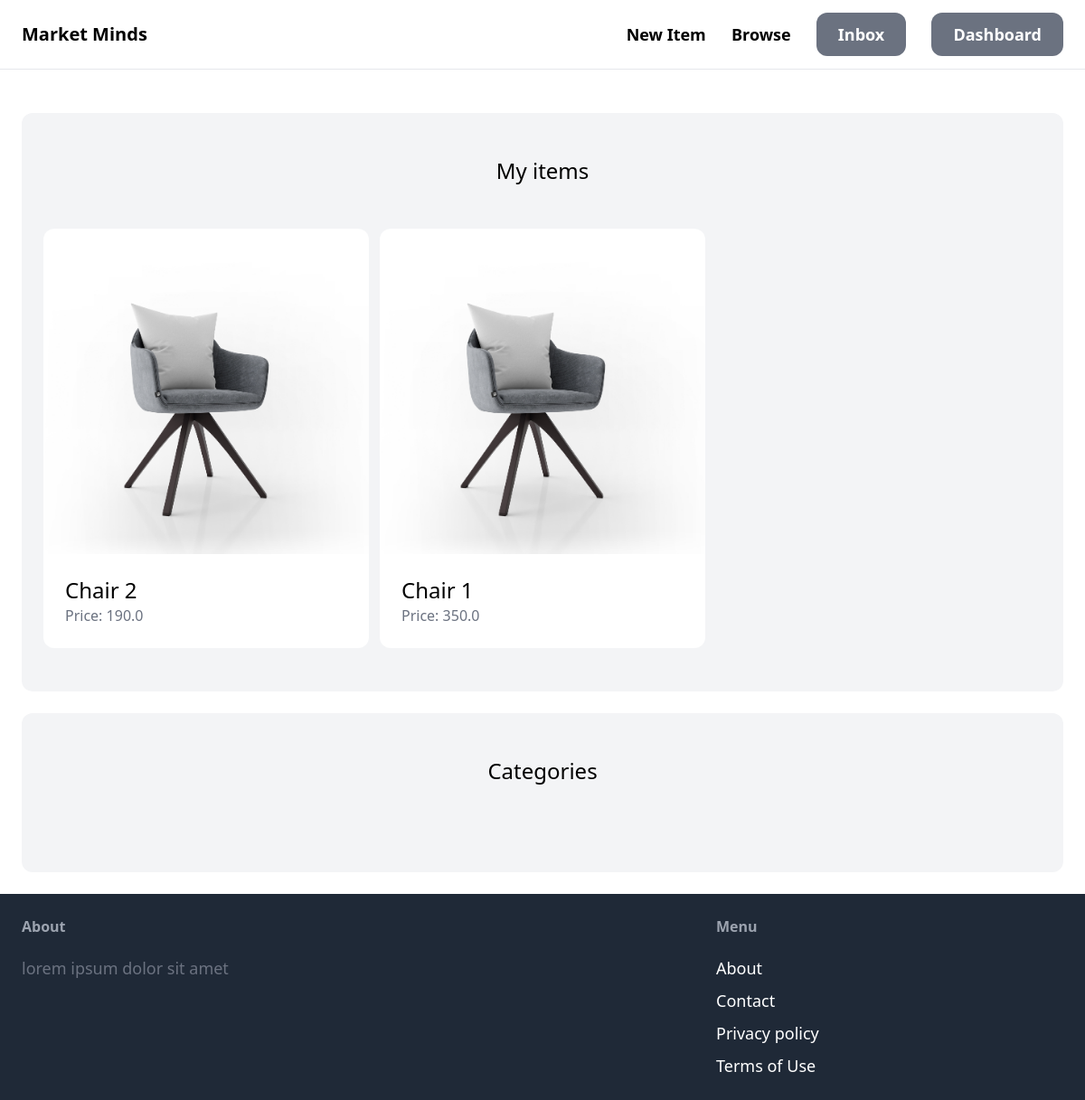
The page /dashboard/ (signed in) on the database its author committed.
### item/models.py (models this page shows, shortened)
class Item(models.Model):
    category = models.ForeignKey(Category, related_name='items', on_delete=models.CASCADE)
    name = models.CharField(max_length=255)
    description = models.TextField(blank=True, null=True)
    price = models.FloatField()
    image = models.ImageField(upload_to='item_images', blank=True, null=True)
    is_sold = models.BooleanField(default=False)
    created_by = models.ForeignKey(User, related_name='items', on_delete=models.CASCADE)
    created_at = models.DateTimeField(auto_now_add=True)

### dashboard/views.py (the view)
# urls.py: path('', views.index, name='index'),
@login_required
def index(request):
    items = Item.objects.filter(created_by=request.user)
    return render(request, 'dashboard/index.html',{
        'items': items,
    })

### dashboard/templates/dashboard/index.html (shortened to what this page needs)
{%extends 'core/base.html'%}
{% block content %}
    <div class="mt-6 px-6 py-12 bg-gray-100 rounded-xl">
        <h2 class="mb-12 text-2xl text-center">My items</h2>
        <div class="grid grid-cols-3 gap-3">
            {% for item in items %}
                <div>
                    <a href="{% url 'item:detail' item.id %}">
                        <div>
                            <img src="{{ item.image.url }}" class="rounded-t-xl">
                        </div>
                        <div class="p-6 bg-white rounded-b-xl">
                            <h2 class="text-2xl">{{ item.name }}</h2>
                            <p class="text-gray-500">Price: {{ item.price }}</p>
                        </div>
                    </a>
                </div>
            {% endfor %}
        </div>
    </div>
    <div class="mt-6 px-6 py-12 bg-gray-100 rounded-xl">
        <h2 class="mb-12 text-2xl text-center">Categories</h2>
    </div>
{% endblock %}

### rows shown on the page
Item: image (picture), name "Chair 2", price "190.0"
Item: image (picture), name "Chair 1", price "350.0"
